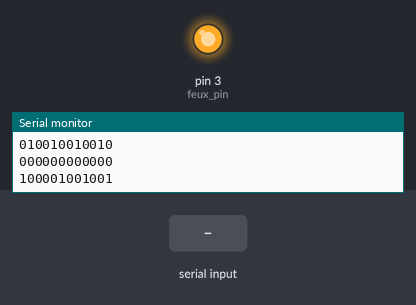
A sketch run on a simulated Arduino Uno, built with avr-gcc and run on an emulated ATmega328P. Shown: output pins drawn as LEDs (lit = HIGH), the last lines printed to the serial monitor. The test bench sets the inputs (shaded band). Pins used as bus, display or sensor lines are not drawn.

Above: at 9.2 s.
9.3 s: "1\n" received over Serial
14.7 s: "2\n" received over Serial
20.2 s: "1,90\n" received over Serial
At 23.6 s:
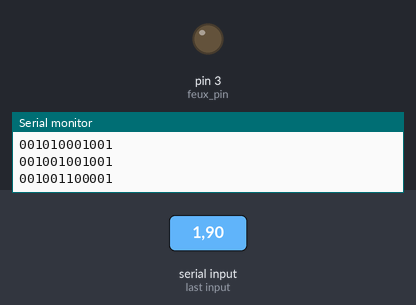
Timing chart, 0 to 25.1 s (numbered marks = the images above; inputs shaded):
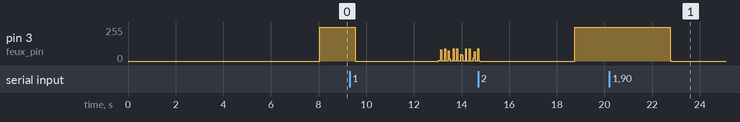

The sketch:

AppsChalenges.ino
```cpp
int feux_pin  = 3, clock_pin = 2, reset = 4;
int feux_leds [] = {0,0,0,0,0,0,0,0,0,0,0,0},force [] = {0,0,0,0,0,0,0,0,0,0,0,0}, voie []={0,0,0,0};
int led,i,j=0,etat=0,teste;
String val="";
int dureeV = 1.5 ,dureeJ=0.5 ,dureeR=0.2;
float tempoLed[] = {1.5,0.5,0.2,1.5,0.5,0.2,1.5,0.5,0.2,1.5,0.5,0.2};
//--------------------------
void affiche(int tab[]){ //Fonction d'envoie des données vers les lampes et le port com
  val="";
  digitalWrite(reset,LOW);
  digitalWrite(reset,HIGH);
    for(led=11; led>=0;led--){
      digitalWrite(clock_pin,LOW);
        //delay(2);
          digitalWrite(feux_pin,tab[led]);
        //delay(2);
      digitalWrite(clock_pin,HIGH);
        //delay(2);
        val.concat(tab[11-led]);
    }
  Serial.println(val);  //vers port com
}
//-----------------------------
void change(int posi){ //configuration des etats des lampes
        feux_leds [posi] = 1 ;
    if(posi%3>0){
        feux_leds [posi-1] = 0;
    }
    if(posi%3==0){
        feux_leds [posi+2] = 0;
    }
}
//-----------------------------
void duree(int posi){ //temporisation de chaque etat
 // for(i=0;i<100;i++){
     delay(tempoLed[posi]*1000);
 //    lecture();
  //   if(Serial.available()>0){
  //   break;
  //   }
  // }
}
//-----------------------------
void lecture(){  //Lire le buffer
  if (Serial.available()>0){
   teste= Serial.parseInt();
      if(teste==1){
          dureeV=Serial.parseInt();
          dureeJ=Serial.parseInt();
          dureeR=Serial.parseInt();

          for(i=0;i<12;i++){
              switch(i%3){

              case 0:
                    tempoLed[i]= dureeV;
              break;
              case 1:
                    tempoLed[i]= dureeJ;
              break;
              case 2:
                    tempoLed[i]= dureeR;
              break;
              }
           }
      }
      if (teste==2){

         for(i=0;i<4;i++){
              voie[i]=Serial.parseInt();
          }
         for(i=11;i>=0;i--){
           force[i]=0;
         }

          for(i=11;i>0;i=i-3){
              if(voie[i/3]==1){
                  force[i] = 1;
              }
              else{
                  force[i-2] = 1;
              }

          }

      }
      if(teste==3){
          for(i=0;i<12;i++){
                  tempoLed[i]=Serial.parseInt();
           }

      }
  }

}
//-----------------------------

void setup() {
  // put your setup code here, to run once:
  Serial.begin(9600);
  pinMode( clock_pin,OUTPUT);
  pinMode( feux_pin,OUTPUT);

  for(i=0; i<4; i++){
    feux_leds [1] = 1;
    feux_leds [4] = 1;
    feux_leds [7] = 1;
    feux_leds [10] =1;
    affiche(feux_leds);

    delay(1000);
    feux_leds [1] = 0;
    feux_leds [4] = 0;
    feux_leds [7] = 0;
    feux_leds [10] =0;
    affiche(feux_leds);
    delay(1000);
    }
    feux_leds [2] = 1;
    feux_leds [5] = 1;
    feux_leds [8] = 1;
    feux_leds [11] =1;
    led=0;
}

void loop() {
  // put your main code here, to run repeatedly:

    etat=etat%12;

  change(etat)  ;
  affiche(feux_leds);
  duree(etat);             //A changer
  //delay(tempoLed[etat]);
  lecture();

  while(teste == 2){
      lecture();
      affiche(force);
      delay(500);
  }


      etat++;
}
```

Measured:
- after the input at 20.2 s, pin 3 (feux_pin): 255/255 → 0/255 after 2.6 s
